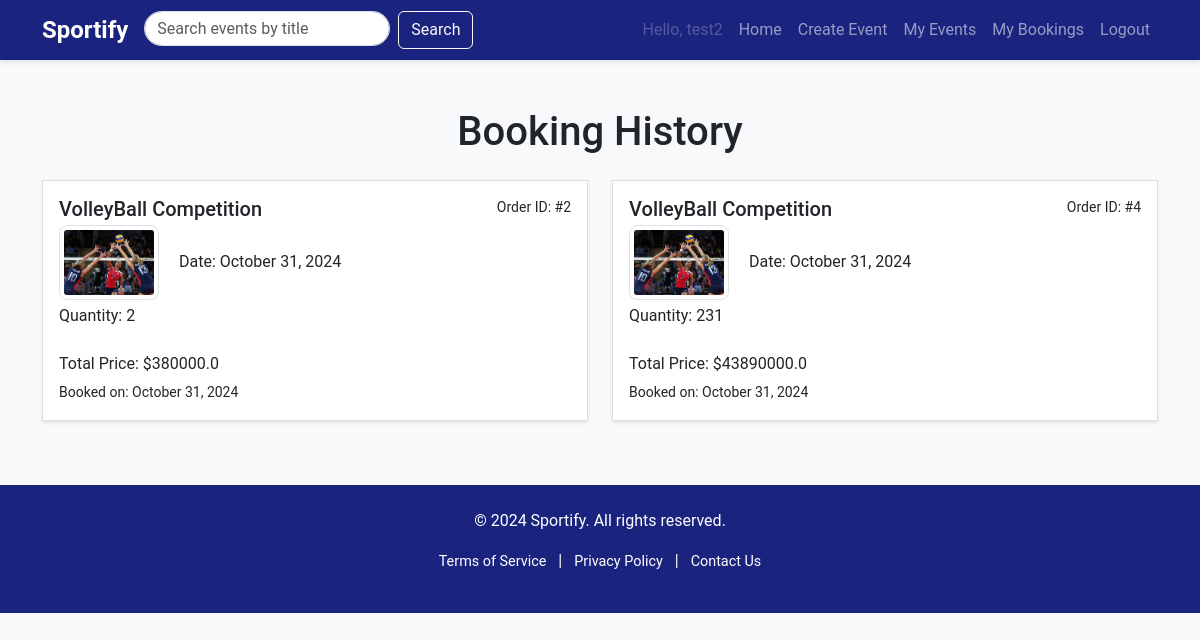
Page /event/booking_history (signed in) on the earlier database version.
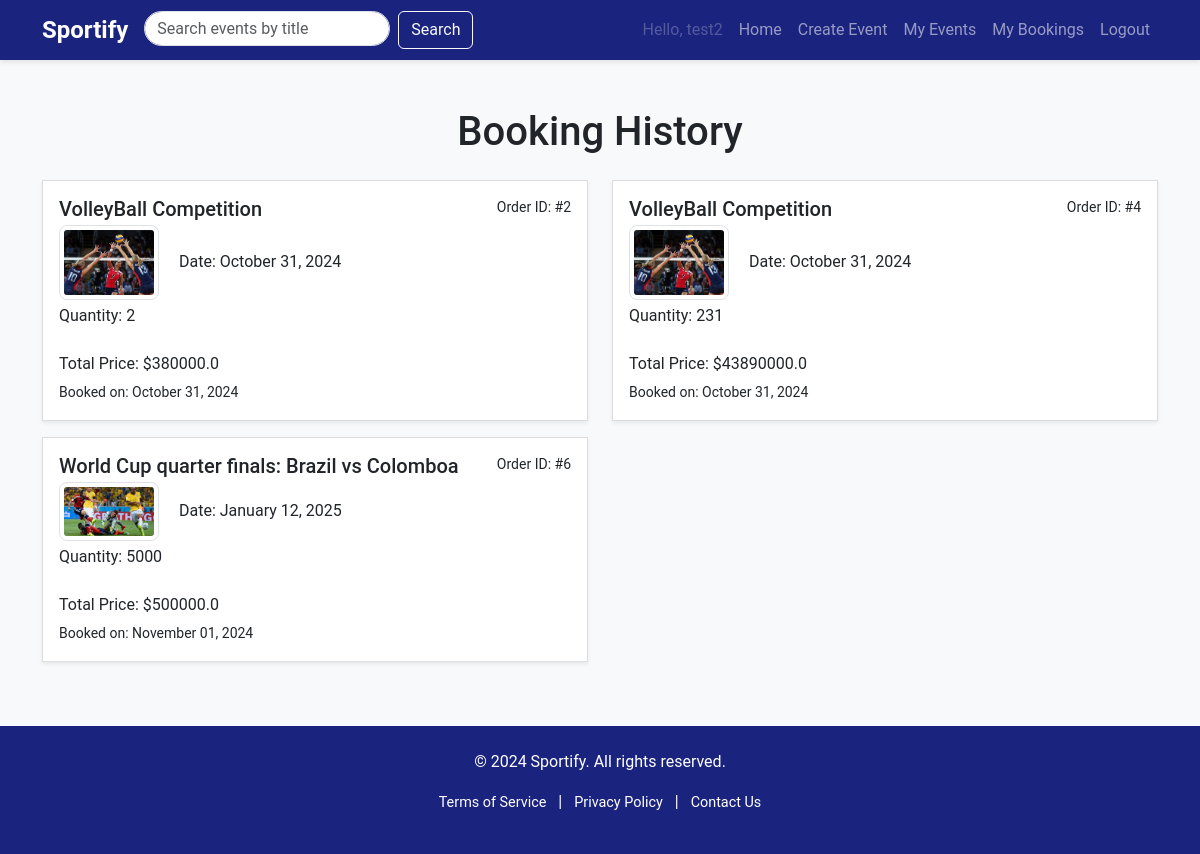
Same page on the later database version.
### website/models.py (models this page shows, shortened)
class User(db.Model, UserMixin):
    __tablename__ = 'users'
    id = db.Column(db.Integer, primary_key=True)
    username = db.Column(db.String(100), index=True, unique=True, nullable=False)
    firstname = db.Column(db.String(100), index=True, nullable=False)
    lastname = db.Column(db.String(100), index=True, nullable=False)
    emailid = db.Column(db.String(100), index=True, nullable=False)
    password_hash = db.Column(db.String(255), nullable=False)
    contact = db.Column(db.String(255), nullable=False)
    address = db.Column(db.String(150), nullable=False)
    comments = db.relationship('Comment', backref='user', lazy=True)
    order = db.relationship('Order', backref='user', lazy=True)

class Order(db.Model):
    __tablename__ = 'orders'
    id = db.Column(db.Integer, primary_key=True)
    quantity = db.Column(db.Integer, nullable = False)
    total_price = db.Column(db.Float, nullable = False)
    booked_date = db.Column(db.DateTime, default=datetime.now(), nullable=False)
    user_id = db.Column(db.Integer, db.ForeignKey("users.id"), nullable=False)
    event_id = db.Column(db.Integer, db.ForeignKey("events.id"), nullable=False)

class Event(db.Model):
    __tablename__ = 'events'
    id = db.Column(db.Integer, primary_key=True)
    name = db.Column(db.String(80), nullable=False)
    description = db.Column(db.Text, nullable=False)
    image = db.Column(db.String(150), nullable=False)  # Store path to the image
    price = db.Column(db.Integer, nullable=False)
    location = db.Column(db.String(150), nullable=False)
    datetime = db.Column(db.DateTime, nullable=False)
    capacity = db.Column(db.Integer, nullable=False)
    category = db.Column(db.String(50), nullable=False)
    status = db.Column(
        Enum(
            'Open', 'Inactive', 'Cancelled','Sold out', name='status of event'
        ),
        default='Open',
        nullable=False)
    user_id = db.Column(db.Integer, db.ForeignKey('users.id'), nullable=False)
    comments = db.relationship('Comment', backref='event', lazy=True)
    order = db.relationship('Order', backref='event', lazy=True)

### website/event.py (the view)
@eventbp.route('/booking_history')
@login_required
def booking_history():
    bookings = db.session.query(Order).filter_by(user_id=current_user.id).all()
    return render_template('event/booking-history.html', bookings=bookings)

### website/templates/event/booking-history.html (shortened to what this page needs)
{% extends "base.html" %}
{% block content %}
<main class="container my-5">
  <h1 class="text-center mb-4">Booking History</h1>
  <div class="row">
    {% if bookings %}
      {% for booking in bookings %}
        <div class="col-md-6">
          <div class="list-group-item mb-3 p-3 shadow-sm">
            <div class="d-flex w-100 justify-content-between">
              <h5 class="mb-1">{{ booking.event.name }}</h5>
              <small>Order ID: #{{ booking.id }}</small>
            </div>
            <p class="mb-1">
              <img src="{{ booking.event.image }}" alt="{{ booking.event.name }}" class="img-thumbnail me-3" width="100">
              Date: {{ booking.event.datetime.strftime('%B %d, %Y') }}
            </p>
            <p class="mb-1">
              Quantity: {{ booking.quantity}}
              <br>
              Total Price: ${{ booking.total_price }}
            </p>
            <small>Booked on: {{ booking.booked_date.strftime('%B %d, %Y') }}</small>
          </div>
        </div>
      {% endfor %}
    {% else %}
      <p class="text-center">No bookings found.</p>
    {% endif %}
  </div>
</main>
{% endblock %}

### website/templates/base.html (shortened to what this page needs)
<!DOCTYPE html>
<html lang="en">
<head>
    <link href="https://cdn.jsdelivr.net/npm/bootstrap@5.3.2/dist/css/bootstrap.min.css" rel="stylesheet">
    <link rel="stylesheet" href="{{ url_for('static', filename='style/main.css') }}">
</head>
<body>
    <header>
        <nav class="navbar navbar-expand-lg navbar-dark bg-primary">
            <div class="container">
                <a class="navbar-brand" href="{{ url_for('main.index') }}">Sportify</a>
                <form action="{{ url_for('event.search') }}" method="GET" class="d-flex ms-auto me-3">
                    <input class="form-control me-2" type="search" name="query" placeholder="Search events by title" aria-label="Search">
                    <button class="btn btn-outline-light" type="submit">Search</button>
                </form>
                <div class="collapse navbar-collapse" id="navbarNav">
                    <ul class="navbar-nav ms-auto">
                        {% if current_user.is_authenticated %}
                            <li class="nav-item"><a class="nav-link disabled" href="#">Hello, {{ current_user.username }}</a></li>
                            <li class="nav-item"><a class="nav-link" href="{{ url_for('main.index') }}">Home</a></li>
                            <li class="nav-item"><a class="nav-link" href="{{ url_for('event.create') }}">Create Event</a></li>
                            <li class="nav-item"><a class="nav-link" href="{{ url_for('event.my_events') }}">My Events</a></li>
                            <li class="nav-item"><a class="nav-link" href="{{ url_for('event.booking_history') }}">My Bookings</a></li>
                            <li class="nav-item"><a class="nav-link" href="{{ url_for('auth.logout') }}">Logout</a></li>
                        {% else %}
                            <li class="nav-item"><a class="nav-link" href="{{ url_for('auth.login') }}">Log in</a></li>
                        {% endif %}
                    </ul>
                </div>
            </div>
        </nav>
    </header>
    {% block content %}{% endblock %}
    <footer class="footer text-center py-4">
        <div class="container">
            <p>&copy; 2024 Sportify. All rights reserved.</p>
            <p>
                <a href="#" class="text-white">Terms of Service</a> |
                <a href="#" class="text-white">Privacy Policy</a> |
                <a href="#" class="text-white">Contact Us</a>
            </p>
        </div>
    </footer>
</body>
</html>

### website/static/style/main.css (style rules this page uses)
body { font-family: 'Roboto', sans-serif; background-color: #f8f9fa; }
.navbar { background-color: #1a237e !important; box-shadow: 0 2px 5px rgba(0, 0, 0, 0.1); height: 60px; }
.navbar-brand { font-weight: 700; font-size: 1.5rem; }
.navbar .form-control { border-radius: 20px; height: 35px; }
.footer { background-color: #1a237e; color: white; text-align: center; padding: 1rem; }
.footer a { color: white; text-decoration: none; padding: 0 8px; font-size: 0.9rem; }
.list-group-item { border: 1px solid #ddd; border-radius: 0.5rem; margin-bottom: 1rem; background-color: #ffffff; box-shadow: 0 4px 8px rgba(0, 0, 0, 0.1); }
.list-group-item img { border-radius: 0.5rem; }
.footer a { color: white; text-decoration: none; }

Differences in the rows shown:
added Order: event.name "World Cup quarter finals: Brazil vs Colomboa", id "6", event.image (picture), event.datetime "January 12, 2025", quantity "5000", total_price "500000.0", booked_date "November 01, 2024"
